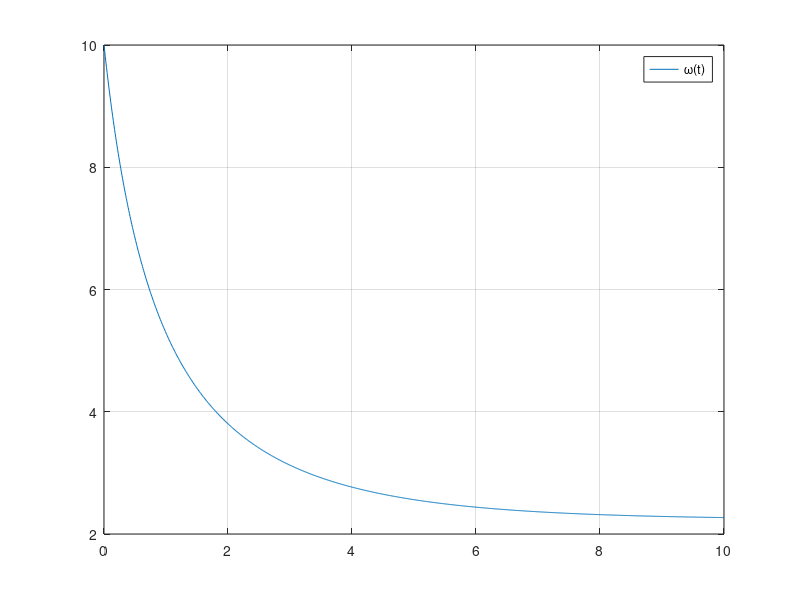
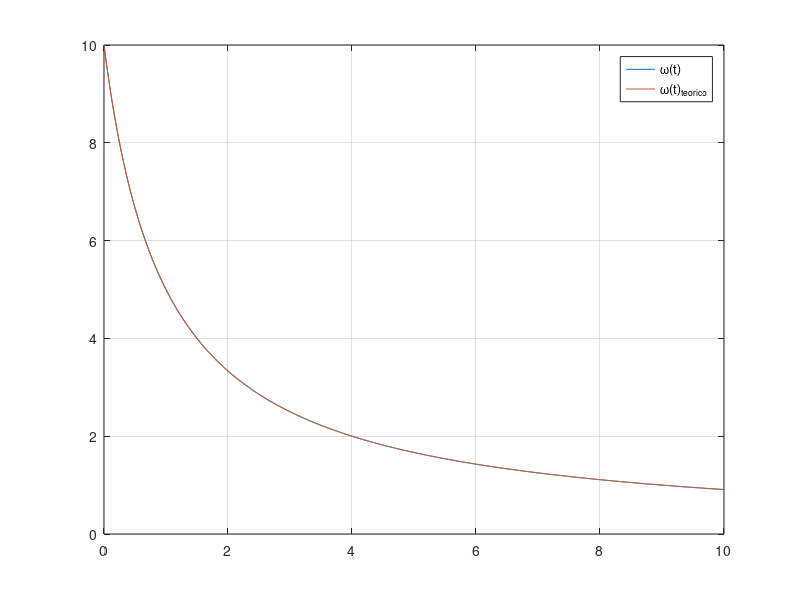

Write MATLAB code to recreate these figures, in order.
function Esempio2_8()
  close all
  clear all
  clc
  % Si analizzi il comportamento del sistema centrifuga descritto dall'esempio
  % Si assuma come stato del sistema x = [w]. Si assuma che w sia pure variabile
  % d'uscita del sistema.
  J = 1;            % Momento di inerzia
  k = 0.1;          % costante caratteristica di coppia d'attrito
  u = 0.5;          % coppia motrice
  t0 = 0;           % istante iniziale
  w0 = 10;           % Condizione iniziale

  dt = 0.01;
  t = t0:dt:10;

  [T, x] = ode45(@sistemaCentrifuga, t, [w0], J, k, u);

  y = x;

  plot(T,y);
  legend('\omega(t)');
  grid;

  % A coppia nulla u(t) = 0
  [T1, x1] = ode45(@sistemaCentrifuga, t, [w0], J, k, 0);

  y1 = x1;
  y1teorico = (J*w0)./(J + k*w0*sign(w0).*t);
  figure
  plot(T1,y1,t,y1teorico);
  legend('\omega(t)', '\omega(t)_{teorico}')
  grid;

  error = (y1 - y1teorico')'*(y1 - y1teorico')

endfunction

function xp = sistemaCentrifuga(t, x, J, k, u)
  % Ponendo
  %   u(t) nota
  %   x(t) = [w(t)]
  %   y(t) = w(t)
  % risulta
  %   xdot(t) = -(k/J)*x(t)^2*sgn(x(t)) + (1/J)*u(t)
  %   y(t)    = x(t)
  segno = sign(x);

  xp = -(k/J)*x*x*segno + (1/J)*u;

endfunction
